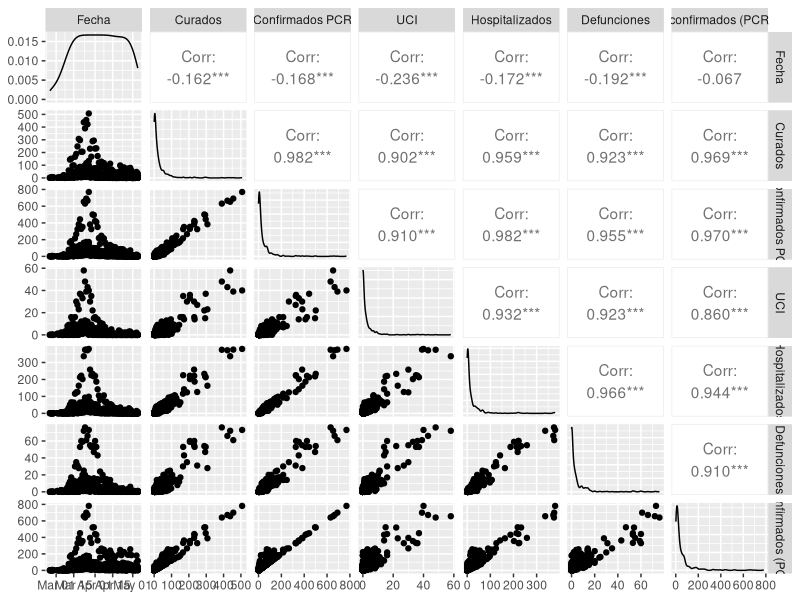
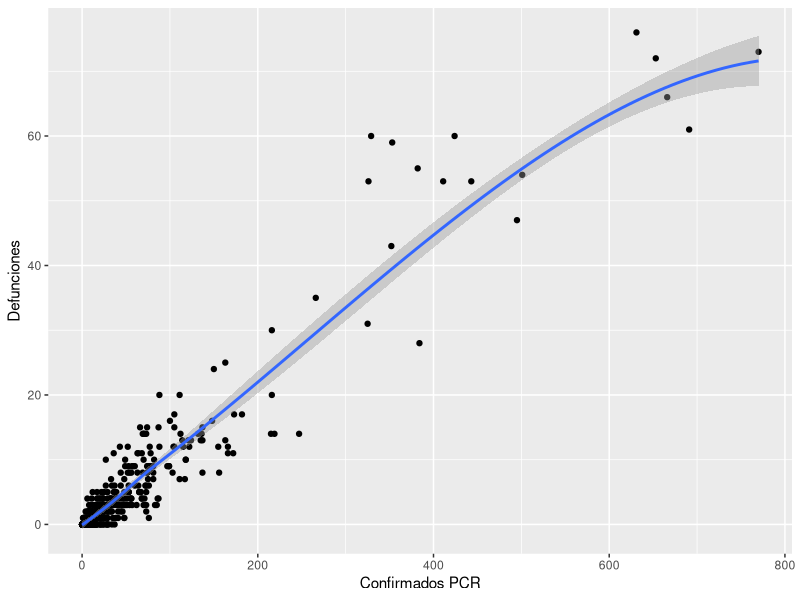
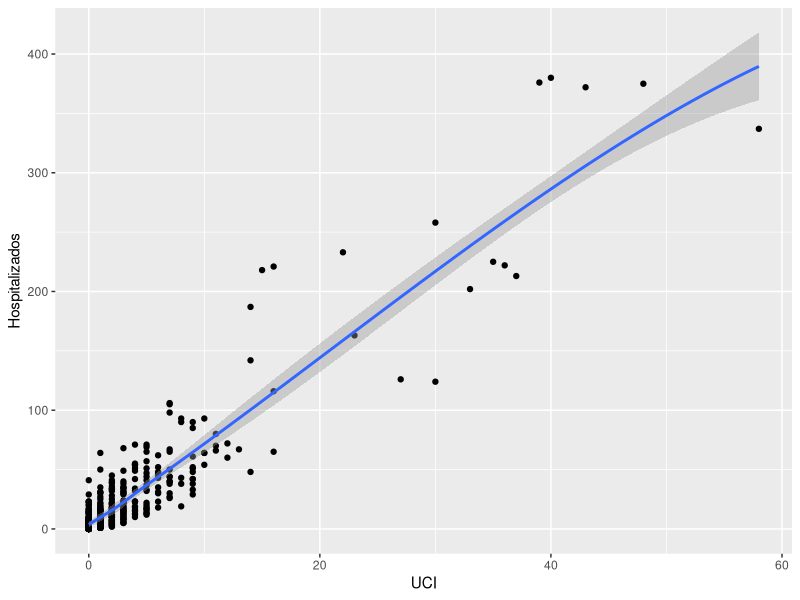

Write the R code that produced these figures, in order.
## ---- chunk 1

library(dplyr)
library(ggplot2)
library(magrittr)
library(GGally)

covid_datos <- read.csv("Datasets/covid_datos.txt", sep=";", encoding = "UTF-8")

# Se genera una ultima columna al finalizar cada linea con ';' por lo que la eliminamos
covid_datos <- covid_datos[, 1:4]

# Para evitar problemas con los acentos en las columnas cambiamos el nombre de la primera
names(covid_datos)[1] <- "Fecha"

covid_datos$Fecha <- as.Date(covid_datos$Fecha, format='%d/%m/%Y')

# Los valores NA los convertimos a 0
indices <- which(is.na(covid_datos$Valor))
covid_datos$Valor[indices] = 0


## ---- chunk 2

c1 <- covid_datos[covid_datos$Medida == "Curados", ]
c1$Medida <- NULL
names(c1)[3] = "Curados"

c2 <- covid_datos[covid_datos$Medida == "Confirmados PCR", ]
c2$Medida <- NULL
names(c2)[3] = "Confirmados PCR"

c3 <- covid_datos[covid_datos$Medida == "UCI", ]
c3$Medida <- NULL
names(c3)[3] = "UCI"

c4 <- covid_datos[covid_datos$Medida == "Hospitalizados", ]
c4$Medida <- NULL
names(c4)[3] = "Hospitalizados"

c5 <- covid_datos[covid_datos$Medida == "Defunciones", ]
c5$Medida <- NULL
names(c5)[3] = "Defunciones"

c6 <- covid_datos[covid_datos$Medida == "Total confirmados (PCR+test)", ]
c6$Medida <- NULL
names(c6)[3] = "Total confirmados (PCR+test)"

covid_datos <- Reduce(merge, list(c1, c2, c3, c4, c5, c6))

covid_datos2 <- covid_datos #Guardamos el dataset con territorios por si hiciese falta

covid_datos <- covid_datos[,-2] #Quitamos territorio que es tipo factor para regresión

## ---- chunk 3

str(covid_datos)

## ---- chunk 4

dim(covid_datos)

## ---- chunk 5

summary(covid_datos)

## ---- chunk 6

ggpairs(covid_datos)

## ---- chunk 7

covid_datos %>%
  ggplot(aes(x=`Confirmados PCR`, y=Defunciones)) +
  geom_point() +
  stat_smooth()

covid_datos %>%
  ggplot(aes(x=UCI, y=Hospitalizados)) +
  geom_point() +
  stat_smooth()

## ---- chunk 8

## ---- chunk 9

